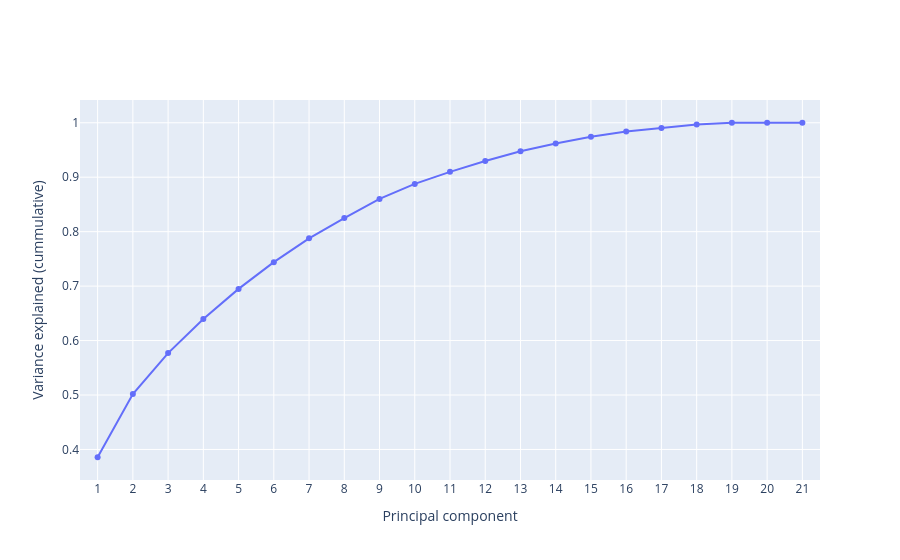

Notebook code cell kept with this figure:
### Code cell
x = np.arange(1,len(fracs)+1)
y = np.cumsum(fracs) # Cumulative sum of elements in the fracs array
fig = go.Figure(data=go.Scatter(x=x, y=y, mode='lines+markers'))
fig.update_layout(xaxis_title='Principal component', yaxis_title='Variance explained (cummulative)',
                 xaxis = dict(dtick = 1.0, range=[0.5, len(fracs)+0.5]))
fig.show()

### Figure 1 — Plotly figure (JSON) as saved in the notebook; plotly's stock layout.template omitted (floating-point values rounded to 4 significant figures)
{"data": [{"mode": "lines+markers", "type": "scatter", "x": [1, 2, 3, 4, 5, 6, 7, 8, 9, 10, 11, 12, 13, 14, 15, 16, 17, 18, 19, 20, 21], "y": [0.3857, 0.5017, 0.577, 0.6396, 0.6949, 0.7439, 0.7877, 0.825, 0.8601, 0.8877, 0.9098, 0.9296, 0.9475, 0.9617, 0.9741, 0.9839, 0.9904, 0.9967, 1.0, 1.0, 1.0]}], "layout": {"xaxis": {"dtick": 1, "range": [0.5, 21.5], "title": {"text": "Principal component"}}, "yaxis": {"title": {"text": "Variance explained (cummulative)"}}}}
